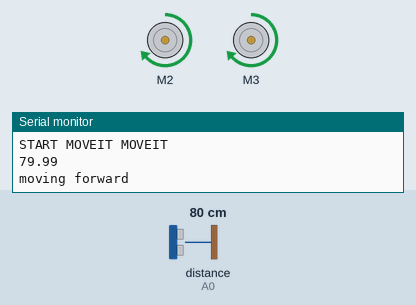
Simulated run of this sketch. Board: Arduino Uno, built with avr-gcc and run on an emulated ATmega328P. On the bench: 2 × DC motor (green arrow = forward, orange = backward, longer = faster), the last lines printed to the serial monitor. Inputs (shaded band) come from the test bench; at power-on: distance to the obstacle (sensor on A0) 80 cm. The echo pulse lasts 58.3 µs per cm.

Above: at 7.4 s.
7.5 s: distance to the obstacle (sensor on A0) set to 28 cm
9.0 s: distance to the obstacle (sensor on A0) set to 22 cm
At 9.34 s:
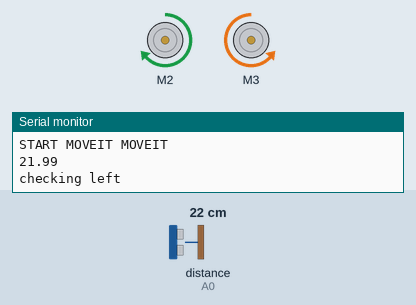
12.0 s: distance to the obstacle (sensor on A0) set to 35 cm
At 13.2 s:
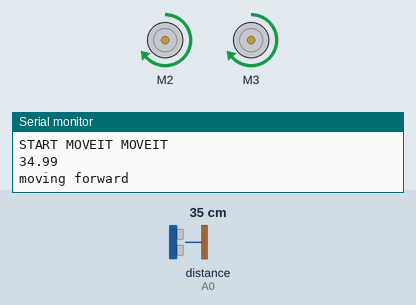
13.5 s: distance to the obstacle (sensor on A0) set to 2 cm
At 13.87 s:
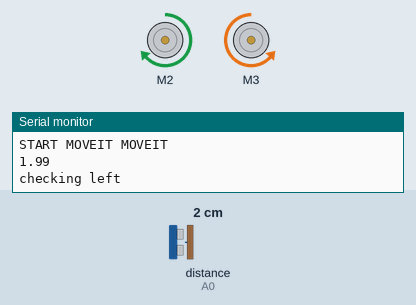
Timing chart, 0 to 17.5 s (numbered marks = the images above; inputs shaded):
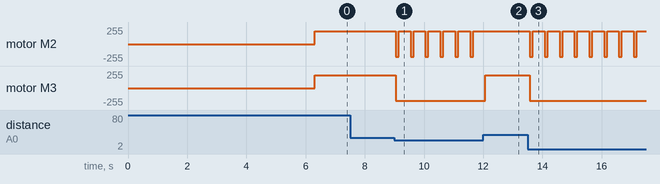

The sketch:

obstacle_avoiding_bot_2wd_copy_20241202164032.ino
```cpp
#include <AFMotor.h>
#include <NewPing.h>
#define ECHO_PIN A0
#define TRIGGER_PIN A1
#define MAX_DISTANCE 100

AF_DCMotor motor2(2, MOTOR12_64KHZ);
AF_DCMotor motor3(3, MOTOR12_64KHZ);
bool start = true;
NewPing sonar(TRIGGER_PIN,ECHO_PIN,MAX_DISTANCE);

void setup()
{
  Serial.begin(9600);
	//Set initial speed of the motor & stop
	setAllSpeed(190);
}

void loop()
{
  if (start){
    delay(6000);
  }
  delay(300);
  int iterations = 1;
  float duration = sonar.ping_median(iterations);
  float distance = (duration / 2 ) * 0.0343;
  Serial.println("START MOVEIT MOVEIT");
  Serial.println(distance);
  if (distance >= 25 || distance == 0 ){
    Serial.println("moving forward");
    moveForward();
  } else{
    Serial.println("checking left");
    checkLeft();
  }
  start = false;
}

void setAllSpeed(int speed){
  motor2.setSpeed(speed);
  motor3.setSpeed(speed);
}

void moveForward(){
  motor2.run(FORWARD);
  motor3.run(FORWARD);
}
void checkLeft(){
  moveBackward();
  delay(100);
  moveLeft();
  delay(100);
}
void moveBackward(){
  motor2.run(BACKWARD);
  motor3.run(BACKWARD);
}

void motorStop(){
  motor2.run(RELEASE);
  motor3.run(RELEASE);
}

void moveLeft(){
  motor3.run(BACKWARD);
  motor2.run(FORWARD);
}

void moveRight(){
  motor3.run(FORWARD);
  motor2.run(BACKWARD);
}

// int readPingFRONT() {
//   digitalWrite(trigPin1, LOW);
//   delayMicroseconds(2);
//   digitalWrite(trigPin1, HIGH);    // Give a pulse of 10 microseconds on TRIG
//   delayMicroseconds(10);
//   digitalWrite(trigPin1, LOW);
//   long duration = pulseIn(echoPin1, HIGH);  // Check the time elapsed in receiving back the pulse on ECHO
//   int distanceCm = duration * 0.034 / 2;  // Convert to distance in centimeters

//   return distanceCm;
// }

// // int readPingBACK() {
// //   digitalWrite(trigPin2, LOW);
// //   delayMicroseconds(2);
// //   digitalWrite(trigPin2, HIGH);    // Give a pulse of 10 microseconds on TRIG
// //   delayMicroseconds(10);
// //   digitalWrite(trigPin2, LOW);
// //   long duration = pulseIn(echoPin2, HIGH);  // Check the time elapsed in receiving back the pulse on ECHO
// //   int distanceCm = duration * 0.034 / 2;  // Convert to distance in centimeters

// //   return distanceCm;
// // }

// void mode1(){
//   moveRight();
//   moveLeft();
// }
```

Measured:
- the behaviour switches between 26 and 25 cm on distance to the obstacle (sensor on A0) (found by bisection; images 0 and 1)
- after the input at 9.0 s, motor M2: alternates forward 190/255 for 0.40 s and backward 190/255 for 0.10 s, starting at once; motor M3: forward 190/255 → backward 190/255 at once
- after the input at 12.0 s, motor M2: stops changing and stays forward 190/255; motor M3: backward 190/255 → forward 190/255 after 0.06 s
- after the input at 13.5 s, motor M2: alternates forward 190/255 for 0.40 s and backward 190/255 for 0.10 s, starting after 0.08 s; motor M3: forward 190/255 → backward 190/255 after 0.08 s
